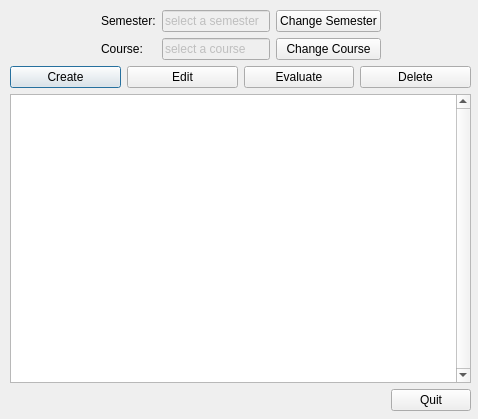
<?xml version="1.0" encoding="UTF-8"?>
<ui version="4.0">
 <class>TaskSelect</class>
 <widget class="QWidget" name="TaskSelect">
  <property name="geometry">
   <rect>
    <x>0</x>
    <y>0</y>
    <width>478</width>
    <height>419</height>
   </rect>
  </property>
  <property name="windowTitle">
   <string>Form</string>
  </property>
  <widget class="QWidget" name="layoutWidget">
   <property name="geometry">
    <rect>
     <x>10</x>
     <y>10</y>
     <width>461</width>
     <height>401</height>
    </rect>
   </property>
   <layout class="QVBoxLayout" name="verticalLayout_4">
    <item>
     <layout class="QHBoxLayout" name="horizontalLayout">
      <item>
       <spacer name="horizontalSpacer_3">
        <property name="orientation">
         <enum>Qt::Horizontal</enum>
        </property>
        <property name="sizeHint" stdset="0">
         <size>
          <width>40</width>
          <height>20</height>
         </size>
        </property>
       </spacer>
      </item>
      <item>
       <layout class="QVBoxLayout" name="verticalLayout_3">
        <item>
         <widget class="QLabel" name="label">
          <property name="text">
           <string>Semester:</string>
          </property>
         </widget>
        </item>
        <item>
         <widget class="QLabel" name="label_2">
          <property name="text">
           <string>Course:</string>
          </property>
         </widget>
        </item>
       </layout>
      </item>
      <item>
       <layout class="QVBoxLayout" name="verticalLayout_2">
        <item>
         <widget class="QLineEdit" name="semesterEdit">
          <property name="enabled">
           <bool>false</bool>
          </property>
          <property name="text">
           <string>select a semester</string>
          </property>
         </widget>
        </item>
        <item>
         <widget class="QLineEdit" name="courseEdit">
          <property name="enabled">
           <bool>false</bool>
          </property>
          <property name="text">
           <string>select a course</string>
          </property>
         </widget>
        </item>
       </layout>
      </item>
      <item>
       <layout class="QVBoxLayout" name="verticalLayout">
        <item>
         <widget class="QPushButton" name="semesterButton">
          <property name="text">
           <string>Change Semester</string>
          </property>
         </widget>
        </item>
        <item>
         <widget class="QPushButton" name="courseButton">
          <property name="text">
           <string>Change Course</string>
          </property>
         </widget>
        </item>
       </layout>
      </item>
      <item>
       <spacer name="horizontalSpacer">
        <property name="orientation">
         <enum>Qt::Horizontal</enum>
        </property>
        <property name="sizeHint" stdset="0">
         <size>
          <width>40</width>
          <height>20</height>
         </size>
        </property>
       </spacer>
      </item>
     </layout>
    </item>
    <item>
     <layout class="QHBoxLayout" name="horizontalLayout_2">
      <item>
       <widget class="QPushButton" name="createButton">
        <property name="text">
         <string>Create</string>
        </property>
        <property name="autoDefault">
         <bool>true</bool>
        </property>
        <property name="default">
         <bool>true</bool>
        </property>
       </widget>
      </item>
      <item>
       <widget class="QPushButton" name="editButton">
        <property name="text">
         <string>Edit</string>
        </property>
       </widget>
      </item>
      <item>
       <widget class="QPushButton" name="evalButton">
        <property name="text">
         <string>Evaluate</string>
        </property>
       </widget>
      </item>
      <item>
       <widget class="QPushButton" name="deleteButton">
        <property name="text">
         <string>Delete</string>
        </property>
       </widget>
      </item>
     </layout>
    </item>
    <item>
     <widget class="QTableView" name="tableView">
      <property name="verticalScrollBarPolicy">
       <enum>Qt::ScrollBarAlwaysOn</enum>
      </property>
      <property name="alternatingRowColors">
       <bool>true</bool>
      </property>
      <property name="selectionMode">
       <enum>QAbstractItemView::SingleSelection</enum>
      </property>
      <property name="selectionBehavior">
       <enum>QAbstractItemView::SelectRows</enum>
      </property>
      <property name="sortingEnabled">
       <bool>false</bool>
      </property>
      <attribute name="horizontalHeaderDefaultSectionSize">
       <number>100</number>
      </attribute>
      <attribute name="horizontalHeaderMinimumSectionSize">
       <number>50</number>
      </attribute>
     </widget>
    </item>
    <item>
     <layout class="QHBoxLayout" name="horizontalLayout_3">
      <item>
       <spacer name="horizontalSpacer_2">
        <property name="orientation">
         <enum>Qt::Horizontal</enum>
        </property>
        <property name="sizeHint" stdset="0">
         <size>
          <width>40</width>
          <height>20</height>
         </size>
        </property>
       </spacer>
      </item>
      <item>
       <widget class="QPushButton" name="quitButton">
        <property name="text">
         <string>Quit</string>
        </property>
       </widget>
      </item>
     </layout>
    </item>
   </layout>
  </widget>
 </widget>
 <resources/>
 <connections/>
</ui>
